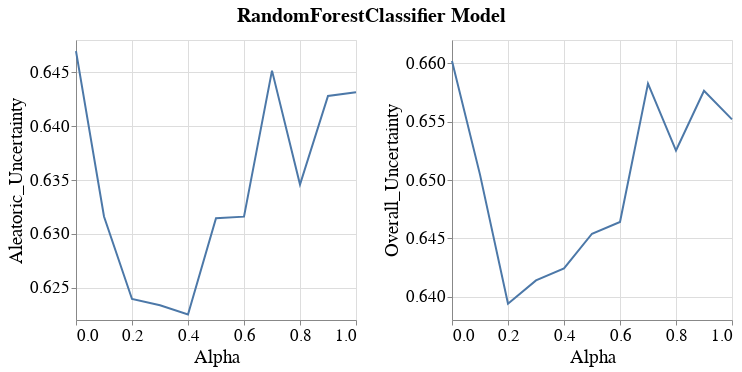

The notebook cell this image was saved under:
### Code cell
visualizer.create_subgroup_metrics_line_band_plot(model_name=MODEL_NAMES[0],
                                                  subgroup_metrics=['Aleatoric_Uncertainty', 'Overall_Uncertainty'])

### Figure 1 — Vega-Lite specification as saved in the notebook (floating-point values rounded to 4 significant figures)
{"config": {"view": {"continuousWidth": 400, "continuousHeight": 300}, "axis": {"labelFontSize": 17, "labelFontWeight": "normal", "titleFontSize": 19, "titleFontWeight": "normal"}, "legend": {"labelFontSize": 17, "symbolStrokeWidth": 10, "titleFontSize": 19}, "title": {"fontSize": 17}}, "vconcat": [{"hconcat": [{"layer": [{"mark": {"type": "errorband", "extent": "ci"}, "encoding": {"x": {"field": "Intervention_Param", "title": "Alpha", "type": "quantitative"}, "y": {"field": "Metric_Value", "scale": {"zero": false}, "title": "Aleatoric_Uncertainty", "type": "quantitative"}}}, {"mark": "line", "encoding": {"x": {"field": "Intervention_Param", "title": "Alpha", "type": "quantitative"}, "y": {"aggregate": "mean", "field": "Metric_Value", "scale": {"zero": false}, "title": "Aleatoric_Uncertainty", "type": "quantitative"}}}], "height": 280, "width": 280}, {"layer": [{"mark": {"type": "errorband", "extent": "ci"}, "encoding": {"x": {"field": "Intervention_Param", "title": "Alpha", "type": "quantitative"}, "y": {"field": "Metric_Value", "scale": {"zero": false}, "title": "Overall_Uncertainty", "type": "quantitative"}}}, {"mark": "line", "encoding": {"x": {"field": "Intervention_Param", "title": "Alpha", "type": "quantitative"}, "y": {"aggregate": "mean", "field": "Metric_Value", "scale": {"zero": false}, "title": "Overall_Uncertainty", "type": "quantitative"}}}], "data": {"name": "data-6626d41935ab7c9367b1a41a0483248a"}, "height": 280, "width": 280}]}], "data": {"name": "data-744bd28de422f9bc62982973fbe6a890"}, "title": {"text": "RandomForestClassifier Model", "anchor": "middle", "dy": -10, "fontSize": 20}, "$schema": "https://vega.github.io/schema/vega-lite/v4.17.0.json", "datasets": {"data-744bd28de422f9bc62982973fbe6a890": [{"Metric": "Aleatoric_Uncertainty", "Bootstrap_Model_Seed": 101, "Model_Name": "RandomForestClassifier", "Model_Params": "{'bootstrap': False, 'ccp_alpha': 0.0, 'class_weight': None, 'criterion': 'gini', 'max_depth': 80, 'max_features': 'sqrt', 'max_leaf_nodes': None, 'max_samples': None, 'min_impurity_decrease': 0.0, 'min_samples_leaf': 1, 'min_samples_split': 10, 'min_weight_fraction_leaf': 0.0, 'n_estimators': 500, 'n_jobs': None, 'oob_score': False, 'random_state': 101, 'verbose': 0, 'warm_start': False}", "Run_Number": "Run_1", "Dataset_Name": "Folktables_GA_2018_Income", "Num_Estimators": 200, "Tag": "OK", "Record_Create_Date_Time": "2023-07-23T03:44:07.959000", "Session_Uuid": "26beff01-939d-4d98-be67-65b150b352b2", "Experiment_Iteration": "Exp_iter_1", "Dataset_Split_Seed": 100, "Model_Init_Seed": 100, "Fair_Intervention_Params_Lst": "[0.0, 0.1, 0.2, 0.3]", "Intervention_Param": 0.2, "Subgroup": "overall", "Metric_Value": 0.624}, {"Metric": "Aleatoric_Uncertainty", "Bootstrap_Model_Seed": 101, "Model_Name": "RandomForestClassifier", "Model_Params": "{'bootstrap': False, 'ccp_alpha': 0.0, 'class_weight': None, 'criterion': 'gini', 'max_depth': None, 'max_features': 'sqrt', 'max_leaf_nodes': None, 'max_samples': None, 'min_impurity_decrease': 0.0, 'min_samples_leaf': 1, 'min_samples_split': 10, 'min_weight_fraction_leaf': 0.0, 'n_estimators': 100, 'n_jobs': None, 'oob_score': False, 'random_state': 101, 'verbose': 0, 'warm_start': False}", "Run_Number": "Run_1", "Dataset_Name": "Folktables_GA_2018_Income", "Num_Estimators": 200, "Tag": "OK", "Record_Create_Date_Time": "2023-07-23T01:19:34.560000", "Session_Uuid": "26beff01-939d-4d98-be67-65b150b352b2", "Experiment_Iteration": "Exp_iter_1", "Dataset_Split_Seed": 100, "Model_Init_Seed": 100, "Fair_Intervention_Params_Lst": "[0.4, 0.5, 0.6, 0.7]", "Intervention_Param": 0.4, "Subgroup": "overall", "Metric_Value": 0.6225}, {"Metric": "Aleatoric_Uncertainty", "Bootstrap_Model_Seed": 101, "Model_Name": "RandomForestClassifier", "Model_Params": "{'bootstrap': False, 'ccp_alpha': 0.0, 'class_weight': None, 'criterion': 'gini', 'max_depth': None, 'max_features': 'sqrt', 'max_leaf_nodes': None, 'max_samples': None, 'min_impurity_decrease': 0.0, 'min_samples_leaf': 1, 'min_samples_split': 10, 'min_weight_fraction_leaf': 0.0, 'n_estimators': 200, 'n_jobs': None, 'oob_score': False, 'random_state': 101, 'verbose': 0, 'warm_start': False}", "Run_Number": "Run_1", "Dataset_Name": "Folktables_GA_2018_Income", "Num_Estimators": 200, "Tag": "OK", "Record_Create_Date_Time": "2023-07-23T04:44:13.113000", "Session_Uuid": "26beff01-939d-4d98-be67-65b150b352b2", "Experiment_Iteration": "Exp_iter_1", "Dataset_Split_Seed": 100, "Model_Init_Seed": 100, "Fair_Intervention_Params_Lst": "[0.0, 0.1, 0.2, 0.3]", "Intervention_Param": 0.3, "Subgroup": "overall", "Metric_Value": 0.6234}, {"Metric": "Aleatoric_Uncertainty", "Bootstrap_Model_Seed": 101, "Model_Name": "RandomForestClassifier", "Model_Params": "{'bootstrap': True, 'ccp_alpha': 0.0, 'class_weight': None, 'criterion': 'gini', 'max_depth': 60, 'max_features': 'sqrt', 'max_leaf_nodes': None, 'max_samples': None, 'min_impurity_decrease': 0.0, 'min_samples_leaf': 1, 'min_samples_split': 5, 'min_weight_fraction_leaf': 0.0, 'n_estimators': 100, 'n_jobs': None, 'oob_score': False, 'random_state': 101, 'verbose': 0, 'warm_start': False}", "Run_Number": "Run_1", "Dataset_Name": "Folktables_GA_2018_Income", "Num_Estimators": 200, "Tag": "OK", "Record_Create_Date_Time": "2023-07-23T01:43:02.560000", "Session_Uuid": "26beff01-939d-4d98-be67-65b150b352b2", "Experiment_Iteration": "Exp_iter_1", "Dataset_Split_Seed": 100, "Model_Init_Seed": 100, "Fair_Intervention_Params_Lst": "[0.8, 0.9, 1.0]", "Intervention_Param": 0.9, "Subgroup": "overall", "Metric_Value": 0.6428}, {"Metric": "Aleatoric_Uncertainty", "Bootstrap_Model_Seed": 101, "Model_Name": "RandomForestClassifier", "Model_Params": "{'bootstrap': True, 'ccp_alpha': 0.0, 'class_weight': None, 'criterion': 'gini', 'max_depth': 70, 'max_features': 'sqrt', 'max_leaf_nodes': None, 'max_samples': None, 'min_impurity_decrease': 0.0, 'min_samples_leaf': 1, 'min_samples_split': 10, 'min_weight_fraction_leaf': 0.0, 'n_estimators': 100, 'n_jobs': None, 'oob_score': False, 'random_state': 101, 'verbose': 0, 'warm_start': False}", "Run_Number": "Run_1", "Dataset_Name": "Folktables_GA_2018_Income", "Num_Estimators": 200, "Tag": "OK", "Record_Create_Date_Time": "2023-07-23T04:16:36.782000", "Session_Uuid": "26beff01-939d-4d98-be67-65b150b352b2", "Experiment_Iteration": "Exp_iter_1", "Dataset_Split_Seed": 100, "Model_Init_Seed": 100, "Fair_Intervention_Params_Lst": "[0.4, 0.5, 0.6, 0.7]", "Intervention_Param": 0.7, "Subgroup": "overall", "Metric_Value": 0.6452}, {"Metric": "Aleatoric_Uncertainty", "Bootstrap_Model_Seed": 101, "Model_Name": "RandomForestClassifier", "Model_Params": "{'bootstrap': True, 'ccp_alpha': 0.0, 'class_weight': None, 'criterion': 'gini', 'max_depth': 80, 'max_features': 'sqrt', 'max_leaf_nodes': None, 'max_samples': None, 'min_impurity_decrease': 0.0, 'min_samples_leaf': 1, 'min_samples_split': 10, 'min_weight_fraction_leaf': 0.0, 'n_estimators': 200, 'n_jobs': None, 'oob_score': False, 'random_state': 101, 'verbose': 0, 'warm_start': False}", "Run_Number": "Run_1", "Dataset_Name": "Folktables_GA_2018_Income", "Num_Estimators": 200, "Tag": "OK", "Record_Create_Date_Time": "2023-07-23T02:27:24.049000", "Session_Uuid": "26beff01-939d-4d98-be67-65b150b352b2", "Experiment_Iteration": "Exp_iter_1", "Dataset_Split_Seed": 100, "Model_Init_Seed": 100, "Fair_Intervention_Params_Lst": "[0.8, 0.9, 1.0]", "Intervention_Param": 1.0, "Subgroup": "overall", "Metric_Value": 0.6432}, {"Metric": "Aleatoric_Uncertainty", "Bootstrap_Model_Seed": 101, "Model_Name": "RandomForestClassifier", "Model_Params": "{'bootstrap': True, 'ccp_alpha': 0.0, 'class_weight': None, 'criterion': 'gini', 'max_depth': 80, 'max_features': 'sqrt', 'max_leaf_nodes': None, 'max_samples': None, 'min_impurity_decrease': 0.0, 'min_samples_leaf': 1, 'min_samples_split': 5, 'min_weight_fraction_leaf': 0.0, 'n_estimators': 100, 'n_jobs': None, 'oob_score': False, 'random_state': 101, 'verbose': 0, 'warm_start': False}", "Run_Number": "Run_1", "Dataset_Name": "Folktables_GA_2018_Income", "Num_Estimators": 200, "Tag": "OK", "Record_Create_Date_Time": "2023-07-23T01:08:10.525000", "Session_Uuid": "26beff01-939d-4d98-be67-65b150b352b2", "Experiment_Iteration": "Exp_iter_1", "Dataset_Split_Seed": 100, "Model_Init_Seed": 100, "Fair_Intervention_Params_Lst": "[0.8, 0.9, 1.0]", "Intervention_Param": 0.8, "Subgroup": "overall", "Metric_Value": 0.6346}, {"Metric": "Aleatoric_Uncertainty", "Bootstrap_Model_Seed": 101, "Model_Name": "RandomForestClassifier", "Model_Params": "{'bootstrap': True, 'ccp_alpha': 0.0, 'class_weight': None, 'criterion': 'gini', 'max_depth': 80, 'max_features': 'sqrt', 'max_leaf_nodes': None, 'max_samples': None, 'min_impurity_decrease': 0.0, 'min_samples_leaf': 1, 'min_samples_split': 5, 'min_weight_fraction_leaf': 0.0, 'n_estimators': 200, 'n_jobs': None, 'oob_score': False, 'random_state': 101, 'verbose': 0, 'warm_start': False}", "Run_Number": "Run_1", "Dataset_Name": "Folktables_GA_2018_Income", "Num_Estimators": 200, "Tag": "OK", "Record_Create_Date_Time": "2023-07-23T03:39:34.934000", "Session_Uuid": "26beff01-939d-4d98-be67-65b150b352b2", "Experiment_Iteration": "Exp_iter_1", "Dataset_Split_Seed": 100, "Model_Init_Seed": 100, "Fair_Intervention_Params_Lst": "[0.4, 0.5, 0.6, 0.7]", "Intervention_Param": 0.6, "Subgroup": "overall", "Metric_Value": 0.6316}, {"Metric": "Aleatoric_Uncertainty", "Bootstrap_Model_Seed": 101, "Model_Name": "RandomForestClassifier", "Model_Params": "{'bootstrap': True, 'ccp_alpha': 0.0, 'class_weight': None, 'criterion': 'gini', 'max_depth': 90, 'max_features': 'sqrt', 'max_leaf_nodes': None, 'max_samples': None, 'min_impurity_decrease': 0.0, 'min_samples_leaf': 1, 'min_samples_split': 10, 'min_weight_fraction_leaf': 0.0, 'n_estimators': 200, 'n_jobs': None, 'oob_score': False, 'random_state': 101, 'verbose': 0, 'warm_start': False}", "Run_Number": "Run_1", "Dataset_Name": "Folktables_GA_2018_Income", "Num_Estimators": 200, "Tag": "OK", "Record_Create_Date_Time": "2023-07-23T01:14:25.556000", "Session_Uuid": "26beff01-939d-4d98-be67-65b150b352b2", "Experiment_Iteration": "Exp_iter_1", "Dataset_Split_Seed": 100, "Model_Init_Seed": 100, "Fair_Intervention_Params_Lst": "[0.0, 0.1, 0.2, 0.3]", "Intervention_Param": 0.0, "Subgroup": "overall", "Metric_Value": 0.647}, {"Metric": "Aleatoric_Uncertainty", "Bootstrap_Model_Seed": 101, "Model_Name": "RandomForestClassifier", "Model_Params": "{'bootstrap': True, 'ccp_alpha': 0.0, 'class_weight': None, 'criterion': 'gini', 'max_depth': 90, 'max_features': 'sqrt', 'max_leaf_nodes': None, 'max_samples': None, 'min_impurity_decrease': 0.0, 'min_samples_leaf': 1, 'min_samples_split': 5, 'min_weight_fraction_leaf': 0.0, 'n_estimators': 100, 'n_jobs': None, 'oob_score': False, 'random_state': 101, 'verbose': 0, 'warm_start': False}", "Run_Number": "Run_1", "Dataset_Name": "Folktables_GA_2018_Income", "Num_Estimators": 200, "Tag": "OK", "Record_Create_Date_Time": "2023-07-23T01:49:09.414000", "Session_Uuid": "26beff01-939d-4d98-be67-65b150b352b2", "Experiment_Iteration": "Exp_iter_1", "Dataset_Split_Seed": 100, "Model_Init_Seed": 100, "Fair_Intervention_Params_Lst": "[0.0, 0.1, 0.2, 0.3]", "Intervention_Param": 0.1, "Subgroup": "overall", "Metric_Value": 0.6316}, {"Metric": "Aleatoric_Uncertainty", "Bootstrap_Model_Seed": 101, "Model_Name": "RandomForestClassifier", "Model_Params": "{'bootstrap': True, 'ccp_alpha': 0.0, 'class_weight': None, 'criterion': 'gini', 'max_depth': None, 'max_features': 'sqrt', 'max_leaf_nodes': None, 'max_samples': None, 'min_impurity_decrease': 0.0, 'min_samples_leaf': 1, 'min_samples_split': 5, 'min_weight_fraction_leaf': 0.0, 'n_estimators': 500, 'n_jobs': None, 'oob_score': False, 'random_state': 101, 'verbose': 0, 'warm_start': False}", "Run_Number": "Run_1", "Dataset_Name": "Folktables_GA_2018_Income", "Num_Estimators": 200, "Tag": "OK", "Record_Create_Date_Time": "2023-07-23T02:50:24.094000", "Session_Uuid": "26beff01-939d-4d98-be67-65b150b352b2", "Experiment_Iteration": "Exp_iter_1", "Dataset_Split_Seed": 100, "Model_Init_Seed": 100, "Fair_Intervention_Params_Lst": "[0.4, 0.5, 0.6, 0.7]", "Intervention_Param": 0.5, "Subgroup": "overall", "Metric_Value": 0.6315}], "data-6626d41935ab7c9367b1a41a0483248a": [{"Metric": "Overall_Uncertainty", "Bootstrap_Model_Seed": 101, "Model_Name": "RandomForestClassifier", "Model_Params": "{'bootstrap': False, 'ccp_alpha': 0.0, 'class_weight': None, 'criterion': 'gini', 'max_depth': 80, 'max_features': 'sqrt', 'max_leaf_nodes': None, 'max_samples': None, 'min_impurity_decrease': 0.0, 'min_samples_leaf': 1, 'min_samples_split': 10, 'min_weight_fraction_leaf': 0.0, 'n_estimators': 500, 'n_jobs': None, 'oob_score': False, 'random_state': 101, 'verbose': 0, 'warm_start': False}", "Run_Number": "Run_1", "Dataset_Name": "Folktables_GA_2018_Income", "Num_Estimators": 200, "Tag": "OK", "Record_Create_Date_Time": "2023-07-23T03:44:07.959000", "Session_Uuid": "26beff01-939d-4d98-be67-65b150b352b2", "Experiment_Iteration": "Exp_iter_1", "Dataset_Split_Seed": 100, "Model_Init_Seed": 100, "Fair_Intervention_Params_Lst": "[0.0, 0.1, 0.2, 0.3]", "Intervention_Param": 0.2, "Subgroup": "overall", "Metric_Value": 0.6394}, {"Metric": "Overall_Uncertainty", "Bootstrap_Model_Seed": 101, "Model_Name": "RandomForestClassifier", "Model_Params": "{'bootstrap': False, 'ccp_alpha': 0.0, 'class_weight': None, 'criterion': 'gini', 'max_depth': None, 'max_features': 'sqrt', 'max_leaf_nodes': None, 'max_samples': None, 'min_impurity_decrease': 0.0, 'min_samples_leaf': 1, 'min_samples_split': 10, 'min_weight_fraction_leaf': 0.0, 'n_estimators': 100, 'n_jobs': None, 'oob_score': False, 'random_state': 101, 'verbose': 0, 'warm_start': False}", "Run_Number": "Run_1", "Dataset_Name": "Folktables_GA_2018_Income", "Num_Estimators": 200, "Tag": "OK", "Record_Create_Date_Time": "2023-07-23T01:19:34.560000", "Session_Uuid": "26beff01-939d-4d98-be67-65b150b352b2", "Experiment_Iteration": "Exp_iter_1", "Dataset_Split_Seed": 100, "Model_Init_Seed": 100, "Fair_Intervention_Params_Lst": "[0.4, 0.5, 0.6, 0.7]", "Intervention_Param": 0.4, "Subgroup": "overall", "Metric_Value": 0.6424}, {"Metric": "Overall_Uncertainty", "Bootstrap_Model_Seed": 101, "Model_Name": "RandomForestClassifier", "Model_Params": "{'bootstrap': False, 'ccp_alpha': 0.0, 'class_weight': None, 'criterion': 'gini', 'max_depth': None, 'max_features': 'sqrt', 'max_leaf_nodes': None, 'max_samples': None, 'min_impurity_decrease': 0.0, 'min_samples_leaf': 1, 'min_samples_split': 10, 'min_weight_fraction_leaf': 0.0, 'n_estimators': 200, 'n_jobs': None, 'oob_score': False, 'random_state': 101, 'verbose': 0, 'warm_start': False}", "Run_Number": "Run_1", "Dataset_Name": "Folktables_GA_2018_Income", "Num_Estimators": 200, "Tag": "OK", "Record_Create_Date_Time": "2023-07-23T04:44:13.113000", "Session_Uuid": "26beff01-939d-4d98-be67-65b150b352b2", "Experiment_Iteration": "Exp_iter_1", "Dataset_Split_Seed": 100, "Model_Init_Seed": 100, "Fair_Intervention_Params_Lst": "[0.0, 0.1, 0.2, 0.3]", "Intervention_Param": 0.3, "Subgroup": "overall", "Metric_Value": 0.6414}, {"Metric": "Overall_Uncertainty", "Bootstrap_Model_Seed": 101, "Model_Name": "RandomForestClassifier", "Model_Params": "{'bootstrap': True, 'ccp_alpha': 0.0, 'class_weight': None, 'criterion': 'gini', 'max_depth': 60, 'max_features': 'sqrt', 'max_leaf_nodes': None, 'max_samples': None, 'min_impurity_decrease': 0.0, 'min_samples_leaf': 1, 'min_samples_split': 5, 'min_weight_fraction_leaf': 0.0, 'n_estimators': 100, 'n_jobs': None, 'oob_score': False, 'random_state': 101, 'verbose': 0, 'warm_start': False}", "Run_Number": "Run_1", "Dataset_Name": "Folktables_GA_2018_Income", "Num_Estimators": 200, "Tag": "OK", "Record_Create_Date_Time": "2023-07-23T01:43:02.560000", "Session_Uuid": "26beff01-939d-4d98-be67-65b150b352b2", "Experiment_Iteration": "Exp_iter_1", "Dataset_Split_Seed": 100, "Model_Init_Seed": 100, "Fair_Intervention_Params_Lst": "[0.8, 0.9, 1.0]", "Intervention_Param": 0.9, "Subgroup": "overall", "Metric_Value": 0.6576}, {"Metric": "Overall_Uncertainty", "Bootstrap_Model_Seed": 101, "Model_Name": "RandomForestClassifier", "Model_Params": "{'bootstrap': True, 'ccp_alpha': 0.0, 'class_weight': None, 'criterion': 'gini', 'max_depth': 70, 'max_features': 'sqrt', 'max_leaf_nodes': None, 'max_samples': None, 'min_impurity_decrease': 0.0, 'min_samples_leaf': 1, 'min_samples_split': 10, 'min_weight_fraction_leaf': 0.0, 'n_estimators': 100, 'n_jobs': None, 'oob_score': False, 'random_state': 101, 'verbose': 0, 'warm_start': False}", "Run_Number": "Run_1", "Dataset_Name": "Folktables_GA_2018_Income", "Num_Estimators": 200, "Tag": "OK", "Record_Create_Date_Time": "2023-07-23T04:16:36.782000", "Session_Uuid": "26beff01-939d-4d98-be67-65b150b352b2", "Experiment_Iteration": "Exp_iter_1", "Dataset_Split_Seed": 100, "Model_Init_Seed": 100, "Fair_Intervention_Params_Lst": "[0.4, 0.5, 0.6, 0.7]", "Intervention_Param": 0.7, "Subgroup": "overall", "Metric_Value": 0.6583}, {"Metric": "Overall_Uncertainty", "Bootstrap_Model_Seed": 101, "Model_Name": "RandomForestClassifier", "Model_Params": "{'bootstrap': True, 'ccp_alpha': 0.0, 'class_weight': None, 'criterion': 'gini', 'max_depth': 80, 'max_features': 'sqrt', 'max_leaf_nodes': None, 'max_samples': None, 'min_impurity_decrease': 0.0, 'min_samples_leaf': 1, 'min_samples_split': 10, 'min_weight_fraction_leaf': 0.0, 'n_estimators': 200, 'n_jobs': None, 'oob_score': False, 'random_state': 101, 'verbose': 0, 'warm_start': False}", "Run_Number": "Run_1", "Dataset_Name": "Folktables_GA_2018_Income", "Num_Estimators": 200, "Tag": "OK", "Record_Create_Date_Time": "2023-07-23T02:27:24.049000", "Session_Uuid": "26beff01-939d-4d98-be67-65b150b352b2", "Experiment_Iteration": "Exp_iter_1", "Dataset_Split_Seed": 100, "Model_Init_Seed": 100, "Fair_Intervention_Params_Lst": "[0.8, 0.9, 1.0]", "Intervention_Param": 1.0, "Subgroup": "overall", "Metric_Value": 0.6552}, {"Metric": "Overall_Uncertainty", "Bootstrap_Model_Seed": 101, "Model_Name": "RandomForestClassifier", "Model_Params": "{'bootstrap': True, 'ccp_alpha': 0.0, 'class_weight': None, 'criterion': 'gini', 'max_depth': 80, 'max_features': 'sqrt', 'max_leaf_nodes': None, 'max_samples': None, 'min_impurity_decrease': 0.0, 'min_samples_leaf': 1, 'min_samples_split': 5, 'min_weight_fraction_leaf': 0.0, 'n_estimators': 100, 'n_jobs': None, 'oob_score': False, 'random_state': 101, 'verbose': 0, 'warm_start': False}", "Run_Number": "Run_1", "Dataset_Name": "Folktables_GA_2018_Income", "Num_Estimators": 200, "Tag": "OK", "Record_Create_Date_Time": "2023-07-23T01:08:10.525000", "Session_Uuid": "26beff01-939d-4d98-be67-65b150b352b2", "Experiment_Iteration": "Exp_iter_1", "Dataset_Split_Seed": 100, "Model_Init_Seed": 100, "Fair_Intervention_Params_Lst": "[0.8, 0.9, 1.0]", "Intervention_Param": 0.8, "Subgroup": "overall", "Metric_Value": 0.6525}, {"Metric": "Overall_Uncertainty", "Bootstrap_Model_Seed": 101, "Model_Name": "RandomForestClassifier", "Model_Params": "{'bootstrap': True, 'ccp_alpha': 0.0, 'class_weight': None, 'criterion': 'gini', 'max_depth': 80, 'max_features': 'sqrt', 'max_leaf_nodes': None, 'max_samples': None, 'min_impurity_decrease': 0.0, 'min_samples_leaf': 1, 'min_samples_split': 5, 'min_weight_fraction_leaf': 0.0, 'n_estimators': 200, 'n_jobs': None, 'oob_score': False, 'random_state': 101, 'verbose': 0, 'warm_start': False}", "Run_Number": "Run_1", "Dataset_Name": "Folktables_GA_2018_Income", "Num_Estimators": 200, "Tag": "OK", "Record_Create_Date_Time": "2023-07-23T03:39:34.934000", "Session_Uuid": "26beff01-939d-4d98-be67-65b150b352b2", "Experiment_Iteration": "Exp_iter_1", "Dataset_Split_Seed": 100, "Model_Init_Seed": 100, "Fair_Intervention_Params_Lst": "[0.4, 0.5, 0.6, 0.7]", "Intervention_Param": 0.6, "Subgroup": "overall", "Metric_Value": 0.6464}, {"Metric": "Overall_Uncertainty", "Bootstrap_Model_Seed": 101, "Model_Name": "RandomForestClassifier", "Model_Params": "{'bootstrap': True, 'ccp_alpha': 0.0, 'class_weight': None, 'criterion': 'gini', 'max_depth': 90, 'max_features': 'sqrt', 'max_leaf_nodes': None, 'max_samples': None, 'min_impurity_decrease': 0.0, 'min_samples_leaf': 1, 'min_samples_split': 10, 'min_weight_fraction_leaf': 0.0, 'n_estimators': 200, 'n_jobs': None, 'oob_score': False, 'random_state': 101, 'verbose': 0, 'warm_start': False}", "Run_Number": "Run_1", "Dataset_Name": "Folktables_GA_2018_Income", "Num_Estimators": 200, "Tag": "OK", "Record_Create_Date_Time": "2023-07-23T01:14:25.556000", "Session_Uuid": "26beff01-939d-4d98-be67-65b150b352b2", "Experiment_Iteration": "Exp_iter_1", "Dataset_Split_Seed": 100, "Model_Init_Seed": 100, "Fair_Intervention_Params_Lst": "[0.0, 0.1, 0.2, 0.3]", "Intervention_Param": 0.0, "Subgroup": "overall", "Metric_Value": 0.6602}, {"Metric": "Overall_Uncertainty", "Bootstrap_Model_Seed": 101, "Model_Name": "RandomForestClassifier", "Model_Params": "{'bootstrap': True, 'ccp_alpha': 0.0, 'class_weight': None, 'criterion': 'gini', 'max_depth': 90, 'max_features': 'sqrt', 'max_leaf_nodes': None, 'max_samples': None, 'min_impurity_decrease': 0.0, 'min_samples_leaf': 1, 'min_samples_split': 5, 'min_weight_fraction_leaf': 0.0, 'n_estimators': 100, 'n_jobs': None, 'oob_score': False, 'random_state': 101, 'verbose': 0, 'warm_start': False}", "Run_Number": "Run_1", "Dataset_Name": "Folktables_GA_2018_Income", "Num_Estimators": 200, "Tag": "OK", "Record_Create_Date_Time": "2023-07-23T01:49:09.414000", "Session_Uuid": "26beff01-939d-4d98-be67-65b150b352b2", "Experiment_Iteration": "Exp_iter_1", "Dataset_Split_Seed": 100, "Model_Init_Seed": 100, "Fair_Intervention_Params_Lst": "[0.0, 0.1, 0.2, 0.3]", "Intervention_Param": 0.1, "Subgroup": "overall", "Metric_Value": 0.6505}, {"Metric": "Overall_Uncertainty", "Bootstrap_Model_Seed": 101, "Model_Name": "RandomForestClassifier", "Model_Params": "{'bootstrap': True, 'ccp_alpha': 0.0, 'class_weight': None, 'criterion': 'gini', 'max_depth': None, 'max_features': 'sqrt', 'max_leaf_nodes': None, 'max_samples': None, 'min_impurity_decrease': 0.0, 'min_samples_leaf': 1, 'min_samples_split': 5, 'min_weight_fraction_leaf': 0.0, 'n_estimators': 500, 'n_jobs': None, 'oob_score': False, 'random_state': 101, 'verbose': 0, 'warm_start': False}", "Run_Number": "Run_1", "Dataset_Name": "Folktables_GA_2018_Income", "Num_Estimators": 200, "Tag": "OK", "Record_Create_Date_Time": "2023-07-23T02:50:24.094000", "Session_Uuid": "26beff01-939d-4d98-be67-65b150b352b2", "Experiment_Iteration": "Exp_iter_1", "Dataset_Split_Seed": 100, "Model_Init_Seed": 100, "Fair_Intervention_Params_Lst": "[0.4, 0.5, 0.6, 0.7]", "Intervention_Param": 0.5, "Subgroup": "overall", "Metric_Value": 0.6454}]}}
